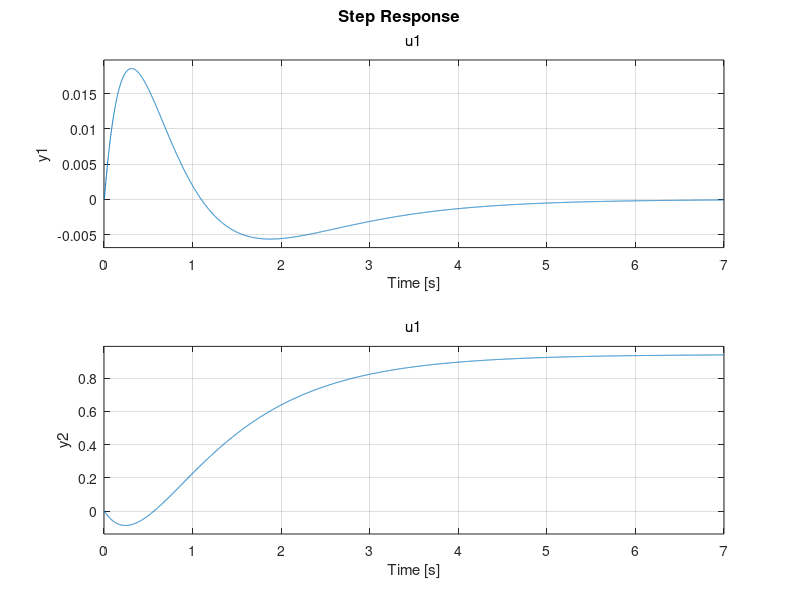

Reproduce this figure in MATLAB.
clc;clear
%----------Controlador LQR-----------------------------

mB = 1.2;%peso del carro
mW = 0.02;%peso de la rueda
IB = 0.015;%coeficiente de inercia
IW = 0.00002;% coeficinete de la rueda
g = 9.81;%gravedad
r = 0.032;%diametro de la rueda
l = 0.075;% longitud del cuerpo
bW = 0.001;%coeficioente de amortuguacion

A = [0 1 0 0; -4.0295 0 0 0; 0 0 0 1; 57.2671 0 0 0];
B = [0; 39.0316; 0; -207.4870];
C = [1 0 0 0;0 0 1 0];
D = [0;0];
 
Ob = obsv(A,C)
Con = ctrb(A,B)
Q=[1 0 0 0; 0 5 0 0; 0 0 0.9 0; 0 0 0 1];
R=[0.8];
K = lqr(A,B,Q,R)
ft1=ss(A,B,C,D)
sys = tf(ft1)
%step(ft1)%salida sin controlador
ftc=ss(A-B*K,B,C,D)
step(ftc)
%step(ftc)%salida controlada
